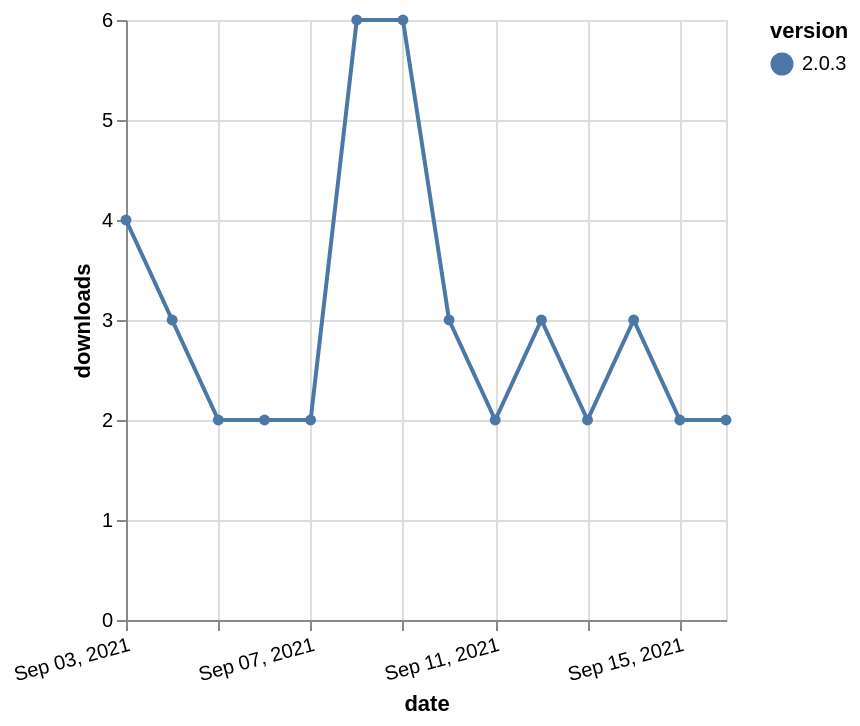

Source (Vega-Lite JSON):
### Vega-Lite specification from a JSON file in a GitHub repository (floating-point values rounded to 4 significant figures)
{"$schema": "https://vega.github.io/schema/vega-lite/v5.json", "description": "A simple bar chart with embedded data.", "data": {"values": [{"date": "2021-09-03", "total": 9235, "delta": 4, "version": "2.0.3"}, {"date": "2021-09-04", "total": 9238, "delta": 3, "version": "2.0.3"}, {"date": "2021-09-05", "total": 9240, "delta": 2, "version": "2.0.3"}, {"date": "2021-09-06", "total": 9242, "delta": 2, "version": "2.0.3"}, {"date": "2021-09-07", "total": 9244, "delta": 2, "version": "2.0.3"}, {"date": "2021-09-08", "total": 9250, "delta": 6, "version": "2.0.3"}, {"date": "2021-09-09", "total": 9256, "delta": 6, "version": "2.0.3"}, {"date": "2021-09-10", "total": 9259, "delta": 3, "version": "2.0.3"}, {"date": "2021-09-11", "total": 9261, "delta": 2, "version": "2.0.3"}, {"date": "2021-09-12", "total": 9264, "delta": 3, "version": "2.0.3"}, {"date": "2021-09-13", "total": 9266, "delta": 2, "version": "2.0.3"}, {"date": "2021-09-14", "total": 9269, "delta": 3, "version": "2.0.3"}, {"date": "2021-09-15", "total": 9271, "delta": 2, "version": "2.0.3"}, {"date": "2021-09-16", "total": 9273, "delta": 2, "version": "2.0.3"}]}, "width": "container", "mark": {"type": "line", "point": {"filled": true}}, "encoding": {"x": {"field": "date", "type": "temporal", "timeUnit": "yearmonthdate", "title": "date", "axis": {"labelAngle": -15}}, "y": {"field": "delta", "type": "quantitative", "title": "downloads"}, "color": {"field": "version", "type": "nominal"}, "tooltip": {"field": "delta"}}}
